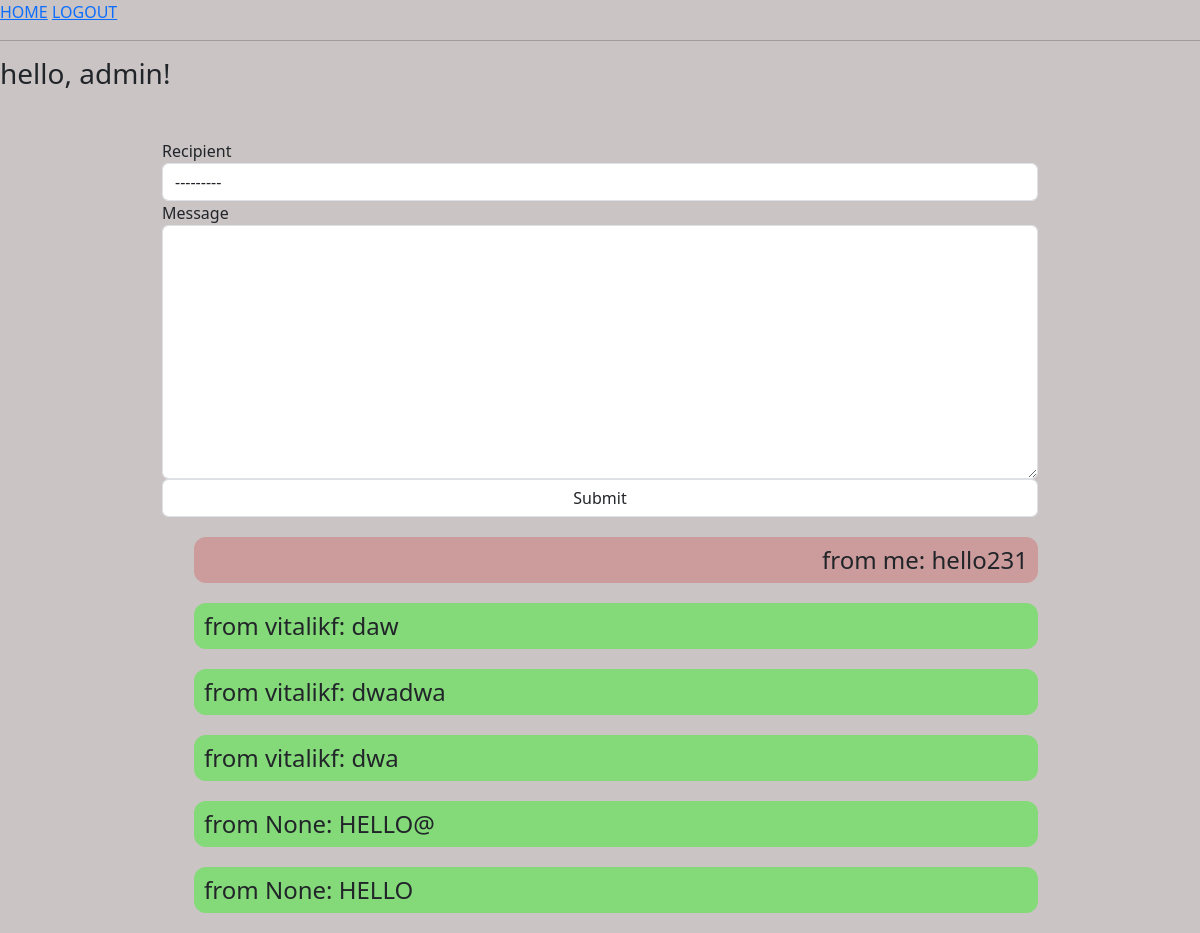
The app's page / (signed in) with its own data.
### base/models.py (models this page shows)
class BaseMessage(models.Model):
    sender = models.ForeignKey(User, on_delete=models.CASCADE, related_name='sender', null=True, blank=True)
    recipient = models.ForeignKey(User, on_delete=models.CASCADE, related_name='recipient')
    message = models.TextField()
    created = models.DateTimeField(auto_now_add=True)
    def __str__(self):
        return self.message

### base/views.py (the view, shortened to what this page needs)
# urls.py: path('', views.home, name='home'),
@login_required(login_url='/login_user')
def home(request):
    form = MessageForm()
    messages = BaseMessage.objects.all().order_by('-id')
    context = {
        'forms': form,
        'messages': messages,
        'host': os.getenv("WS_HOST"),
        'port': os.getenv("WS_PORT")
    }
    return render(request, 'index.html', context=context)

### base/forms.py
class MessageForm(ModelForm):
    class Meta:
        model = BaseMessage
        exclude = ['sender', 'created']
    def __init__(self, *args, **kwargs):
        super(MessageForm, self).__init__(*args, **kwargs)
        for _, field in self.fields.items():
            field.widget.attrs['class'] = 'form-control w-100'

### templates/base/index.html (shortened to what this page needs)
{% extends 'base.html' %}
{% load static %}
{% block content %}
<div class="container">
    <form action="" method="post" class="mt-5" id="message__form">
        {% for form in forms %}
            <div>
                <label for="">{{ form.label }}</label>
                {{ form }}
            </div>
        {% endfor %}
        <input type="submit" value="Submit" class="form-control w-100">
    </form>
    <ul id="messages">
        {% for message in messages %}
            {% if message.sender.username == request.user.username %}
                <li class="from_me">from me: {{message}}</li>
            {% else %}
                <li class="to_me">from {{message.sender}}: {{message}}</li>
            {% endif %}
        {% endfor %}
    </ul>
</div>
{% endblock content %}

### templates/base.html (shortened to what this page needs)
<!DOCTYPE html>
<html lang="en">
<head>
    <link href="https://cdn.jsdelivr.net/npm/bootstrap@5.3.3/dist/css/bootstrap.min.css" rel="stylesheet">
</head>
<body>
    <nav>
        <a href="{% url 'home' %}">HOME</a>
        {% if request.user.is_authenticated %}
            <a href="{% url 'logout_user' %}">LOGOUT</a>
        {% else %}
            <a href="{% url 'login_user' %}">LOGIN</a>
            <a href="{% url 'register_user' %}">REGISTER</a>
        {% endif %}
    </nav>
    <hr>
    {% if request.user.is_authenticated %}
        <h3>hello, {{ request.user.username }}!</h3>
    {% else %}
        <h3>You aren't loginned</h3>
    {% endif %}
    {% block content %}
    {% endblock content %}
</body>
</html>

### templates/base/index.html (style rules this page uses)
body { background-color: rgb(202, 196, 196); }
.container { max-width: 75%; margin: 0 auto; }
.from_me, .to_me { background-color: rgb(204, 155, 155); text-align: right; padding: 5px 10px; border-radius: 12px; margin: 20px 0; font-size: 24px; }
.to_me { background-color: rgb(132, 217, 121); text-align-last: left; }
ul, li { list-style: none; }

### records on screen
BaseMessage: message "hello231"
BaseMessage: sender "vitalikf", message "daw"
BaseMessage: sender "vitalikf", message "dwadwa"
BaseMessage: sender "vitalikf", message "dwa"
BaseMessage: sender "None", message "HELLO@"
BaseMessage: sender "None", message "HELLO"

### other values on screen
{{ request.user.username }} "admin"
